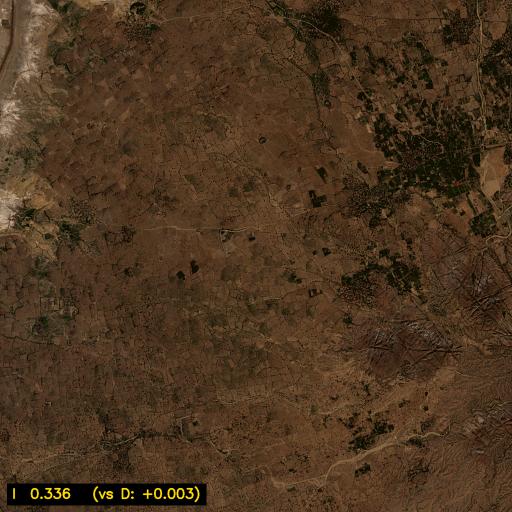
#> input picture data/glyphs/I/glyph_20260621_190352_722869.png, 1024 x 1024 px (shown at 1/2 size)
$ python -i cv_pipeline.py   (imports and definitions only)
#> lines starting #> are read from the running program, lines starting #| are printed output that depends on the picture; after the words box and inside, x2 and y2 are one past the last pixel; in counts of white or black regions, pixels touching at a corner belong together
import cv2
import numpy as np
from pathlib import Path
from typing import List, Tuple, Optional
from skimage import exposure
from PIL import Image, ImageDraw, ImageFont
from .config import PipelineConfig, FontConfig


def load_tile(path: Path) -> Optional[np.ndarray]:
    img = cv2.imread(str(path))
    return img


def to_grayscale(img: np.ndarray) -> np.ndarray:
    return cv2.cvtColor(img, cv2.COLOR_BGR2GRAY)


def apply_threshold(gray: np.ndarray, method: str = "otsu") -> np.ndarray:
    if method == "otsu":
        _, binary = cv2.threshold(gray, 0, 255,
                                  cv2.THRESH_BINARY + cv2.THRESH_OTSU)
    elif method == "adaptive":
        binary = cv2.adaptiveThreshold(gray, 255,
                                       cv2.ADAPTIVE_THRESH_GAUSSIAN_C,
                                       cv2.THRESH_BINARY, 11, 2)
    elif method == "triangle":
        _, binary = cv2.threshold(gray, 0, 255,
                                  cv2.THRESH_BINARY + cv2.THRESH_TRIANGLE)
    else:
        _, binary = cv2.threshold(gray, 127, 255, cv2.THRESH_BINARY)
    return binary


# [45 lines left out: functions find_contours, filter_contours, is_cloud_region, contour_to_polygon, not called in this run]


def match_shape(contour: np.ndarray,
                template: np.ndarray) -> float:
    return cv2.matchShapes(contour, template, cv2.CONTOURS_MATCH_I2, 0)


# [18 lines left out: function resolve_font, not called in this run]


class LetterTemplate:
    def __init__(self, letter: str, contour: np.ndarray):
        self.letter = letter
        self.contour = contour


# [32 lines left out: function load_letter_templates, not called in this run]


def log(step: str, msg: str):
    print(f"  [{step}] {msg}")


# [101 lines left out: functions process_tile, extract_glyph_crop, cleanup_glyph, not called in this run]

>>> import cv2
>>> picture = cv2.imread('../data/glyphs/I/glyph_20260621_190352_722869.png', cv2.IMREAD_GRAYSCALE)
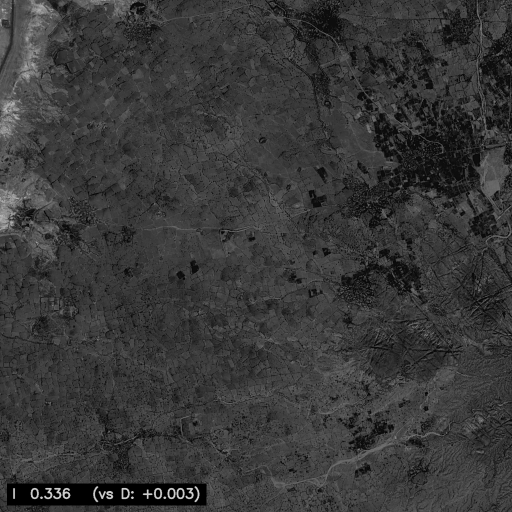
#> picture: shape (1024, 1024) (shown at 1/2 size); min 0, max 255, mean 56.3
>>> result = apply_threshold(picture)
#> in apply_threshold, `_, binary = cv2.threshold(gray, 0, 255, cv2.THRESH_BINARY + cv2.THRESH..`:
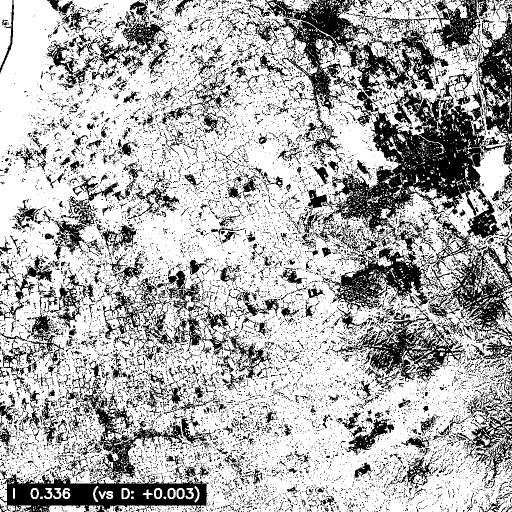
#> binary: shape (1024, 1024) (shown at 1/2 size); 69.6% white; 14081 black regions (13030 under 20 px), largest, box (x1, y1, x2, y2) and area: (635, 27, 1024, 623) 65462, (0, 774, 417, 1024) 24542, (543, 0, 897, 334) 23311

$ run again, on data/glyphs/I/glyph_20260621_190357_176797.png
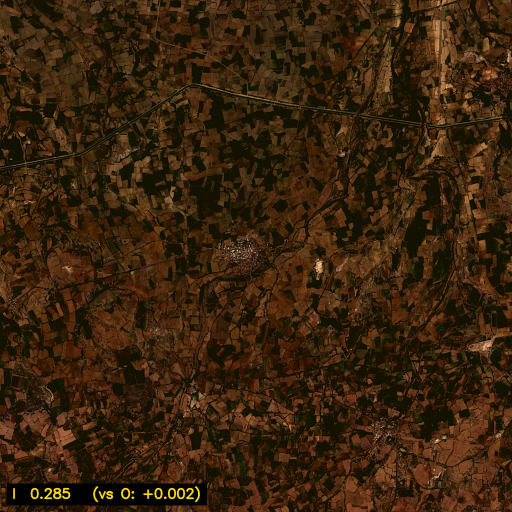
#> input picture data/glyphs/I/glyph_20260621_190357_176797.png, 1024 x 1024 px (shown at 1/2 size)
#> `picture = cv2.imread('../data/glyphs/I/glyph_20260621_190352_722869.pn..`:
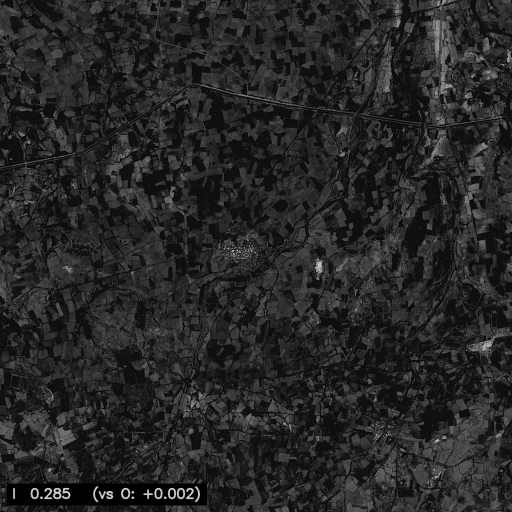
#> picture: shape (1024, 1024) (shown at 1/2 size); min 0, max 251, mean 38.4
#> in apply_threshold, `_, binary = cv2.threshold(gray, 0, 255, cv2.THRESH_BINARY + cv2.THRESH..`:
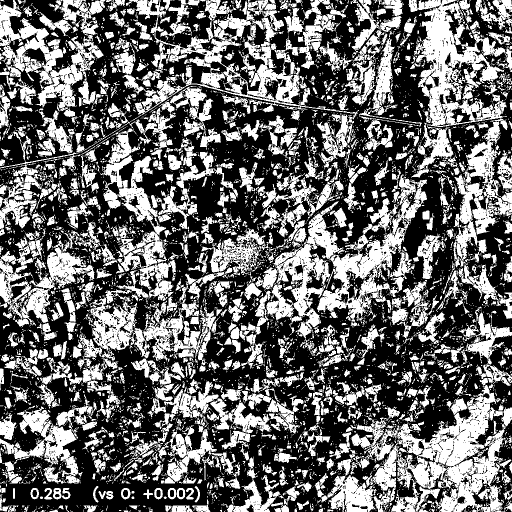
#> binary: shape (1024, 1024) (shown at 1/2 size); 41.7% white; 5783 white regions (4682 under 20 px), largest, box (x1, y1, x2, y2) and area: (817, 0, 1024, 535) 37379, (702, 770, 1024, 1024) 31848, (0, 0, 715, 353) 28926
